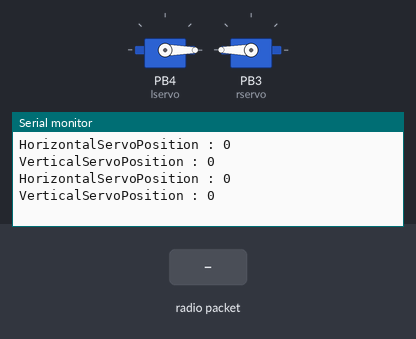
The sketch below on a simulated ATtiny85, built with avr-gcc and run on an emulated ATtiny85. Shown: 2 × servo, the last lines printed to the serial monitor. The inputs (shaded band) are chosen by the test bench. No radio packets arrive unless stated.

Above: at 1.2 s.
1.3 s: radio packet "1" arrives
At 2.1 s:
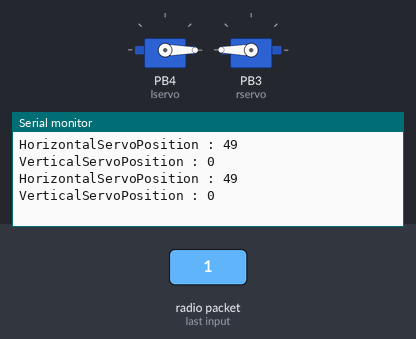
2.8 s: radio packet "0" arrives
At 3.3 s:
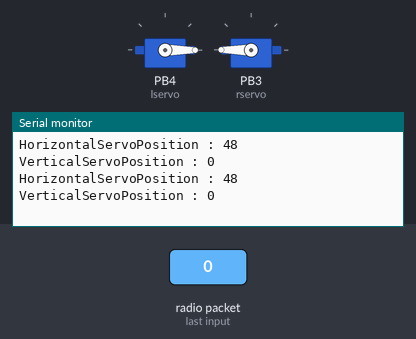
5.8 s: radio packet "2" arrives
At 6.4 s:
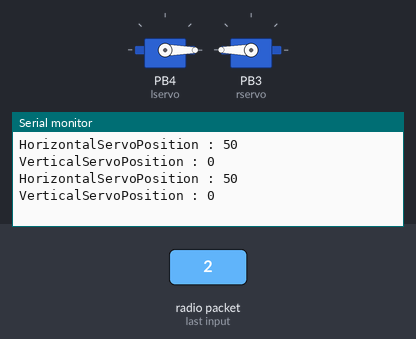
Timing chart, 0 to 8.8 s (numbered marks = the images above; inputs shaded):
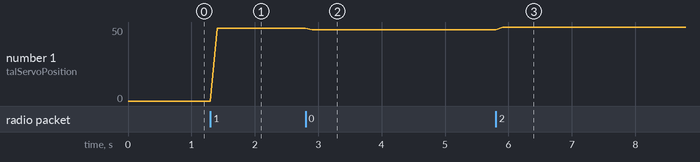

Measured:
- after the input at 1.3 s, the serial monitor: prints a new line at once (image 1)
- after the input at 2.8 s, the serial monitor: prints a new line at once (image 2)
- after the input at 5.8 s, the serial monitor: prints a new line at once (image 3)
- plotted number 1: 0 → 49 after the input at 1.3 s, 49 → 48 after the input at 2.8 s, 48 → 50 after the input at 5.8 s

The sketch:

radio_miniBot.ino
```cpp
/* YourDuinoStarter Example:RECEIVE nRF24L01 Joystick data to control Pan Tilt Servos Over Radio.
   QUESTIONS? terry@yourduino.com
 -WHAT IT DOES:
  -Receives Joystick Analog Values over a nRF24L01 Radio Link, using the Radiohead library.
  - Sends Joystick position to 2 servos, usually X,Y to pan-tilt arrangement
  - TODO! Send the Joystick push-down click to turn Laser on and off
 - SEE the comments after "//" on each line below
 - CONNECTIONS: nRF24L01 Modules See:
 http://arduino-info.wikispaces.com/Nrf24L01-2.4GHz-HowTo
   1 - GND
   2 - VCC 3.3V !!! NOT 5V
   3 - CE to Arduino pin 8
   4 - CSN to Arduino pin 10
   5 - SCK to Arduino pin 13
   6 - MOSI to Arduino pin 11
   7 - MISO to Arduino pin 12
   8 - UNUSED


   -V2.00 7/12/14 by Noah King
   Based on examples at http://www.airspayce.com/mikem/arduino/RadioHead/index.html
*/

/*-----( Import needed libraries )-----*/
// SEE http://arduino-info.wikispaces.com/Arduino-Libraries  !!
// NEED the SoftwareServo library installed
// http://playground.arduino.cc/uploads/ComponentLib/SoftwareServo.zip
#include <SoftwareServo.h>  // Regular Servo library creates timer conflict!

// NEED the RadioHead Library installed!
// http://www.airspayce.com/mikem/arduino/RadioHead/RadioHead-1.23.zip
#include <RHReliableDatagram.h>
#include <RH_NRF24.h>

#include <SPI.h>

/*-----( Declare Constants and Pin Numbers )-----*/
#define CLIENT_ADDRESS     1
#define SERVER_ADDRESS     2


#define ServoMIN_H  0  // Don't go to very end of servo travel
#define ServoMAX_H  180 // which may not be all the way from 0 to 180.
#define ServoMIN_V  0  // Don't go to very end of servo travel
#define ServoMAX_V  180 // which may not be all the way from 0 to 180.


/*-----( Declare objects )-----*/
SoftwareServo lservo;
SoftwareServo rservo;  // create servo objects to control servos

// Create an instance of the radio driver
RH_NRF24 RadioDriver;

// Create an instance of a manager object to manage message delivery and receipt, using the driver declared above
RHReliableDatagram RadioManager(RadioDriver, SERVER_ADDRESS);

/*-----( Declare Variables )-----*/
int HorizontalJoystickReceived; // Variable to store received Joystick values
int HorizontalServoPosition;    // variable to store the servo position

int VerticalJoystickReceived;   // Variable to store received Joystick values
int VerticalServoPosition;      // variable to store the servo position

uint8_t ReturnMessage[] = "JoyStick Data Received";  // 28 MAX
// Predefine the message buffer here: Don't put this on the stack:
uint8_t buf[RH_NRF24_MAX_MESSAGE_LEN];

//--------------------------------( SETUP Runs ONCE )-----------------------------------------------------
void setup()
{


  /*-----( Set up servos )-----*/
  lservo.attach(4);  // attaches the servo to the servo object
  rservo.attach(3);      // attaches the servo to the servo object


  // begin serial to display on Serial Monitor. Set Serial Monitor to 115200
  // See http://arduino-info.wikispaces.com/YourDuino-Serial-Monitor
  Serial.begin(115200);

  if (!RadioManager.init()) // Initialize radio. If NOT "1" received, it failed.
    Serial.println("init failed");
  // Defaults after init are 2.402 GHz (channel 2), 2Mbps, 0dBm
} // END Setup


//--------------------------------( LOOP runs continuously )-----------------------------------------------------
void loop()
{
  if (RadioManager.available())
  {
 // Wait for a message addressed to us from the client
    uint8_t len = sizeof(buf);
    uint8_t from;
    if (RadioManager.recvfromAck(buf, &len, &from))
 //Serial Print the values of joystick
    {
      Serial.print("got request from : 0x");
      Serial.print(from, HEX);
      Serial.print(": X = ");
      Serial.println(buf[0]);
      Serial.print(" Y = ");
      Serial.println(buf[1]);

      // Send a reply back to the originator client, check for error
      if (!RadioManager.sendtoWait(ReturnMessage, sizeof(ReturnMessage), from))
        Serial.println("sendtoWait failed");
    }// end 'IF Received data Available
  }// end 'IF RadioManager Available

  {
    SoftwareServo::refresh();//refreshes servo to keep them updating
    HorizontalJoystickReceived  = buf[1];  // Get the values received
    VerticalJoystickReceived    = buf[0];

    // scale it to use it with the servo (value between MIN and MAX)
    VerticalServoPosition  = HorizontalJoystickReceived;
    HorizontalServoPosition  = VerticalJoystickReceived;
    Serial.print("HorizontalServoPosition : ");
    Serial.print(HorizontalServoPosition);
    Serial.print("  VerticalServoPosition : ");
    Serial.println(VerticalServoPosition);
    // tell servos to go to position
    if (HorizontalServoPosition >= 50 && VerticalServoPosition >= 90) {
      lservo.write(VerticalServoPosition+(HorizontalServoPosition-50));
      rservo.write(180-VerticalServoPosition);
    }
    if (HorizontalServoPosition >= 50 && VerticalServoPosition < 90) {
      lservo.write(VerticalServoPosition-(HorizontalServoPosition-50));
      rservo.write(180-VerticalServoPosition);
    }
    if (HorizontalServoPosition < 50 && VerticalServoPosition >= 90) {
      lservo.write(VerticalServoPosition);
      rservo.write((180-VerticalServoPosition) - (50-HorizontalServoPosition));
    }
    if (HorizontalServoPosition < 50 && VerticalServoPosition < 90) {
      lservo.write(VerticalServoPosition);
      rservo.write((180-VerticalServoPosition) + (50-HorizontalServoPosition));
    }
                          // wait for the servo to reach the position
  }
}// END Main LOOP
```
